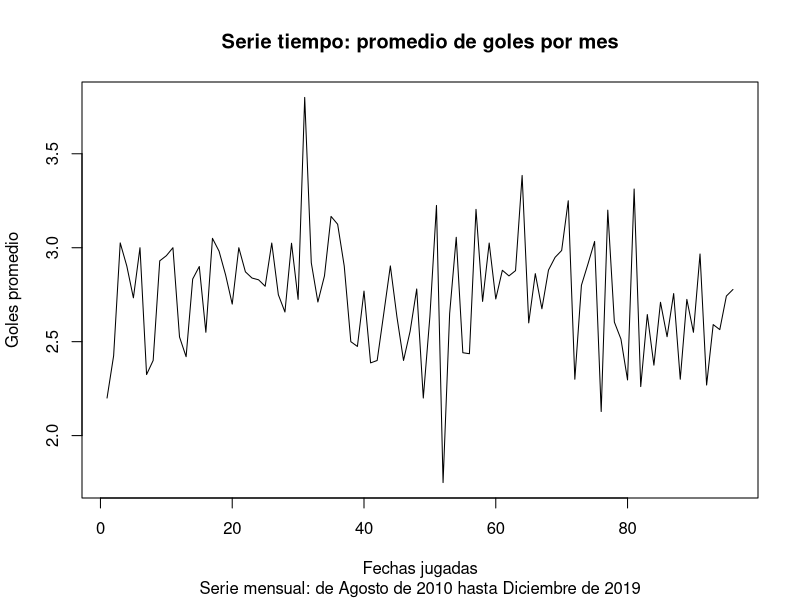

Write R code to recreate this figure.
################################################################################
#                                 POSTWORK 06                                  #
################################################################################

# Importa el conjunto de datos match.data.csv a R y realiza lo siguiente:

library(dplyr)

df <- read.csv("match.data.csv")
df$date <- as.Date(df$date, format="%Y-%m-%d")

df<-mutate(df,Year.month=format(date,'%Y/%m')) 

# Agrega una nueva columna sumagoles que contenga la suma de goles por partido.

df <- mutate(df, sumagoles=home.score+away.score)

# Obtén el promedio por mes de la suma de goles.

Promedio<- df %>% group_by(Year.month) %>% summarise(gols.month=mean(sumagoles))

# Crea la serie de tiempo del promedio por mes de la suma de goles hasta 
# diciembre de 2019.

PromedioHastaDic2019<-ts(subset(Promedio, Year.month<='2019/12', 
                             select='gols.month'))

# Grafica la serie de tiempo.
plot(PromedioHastaDic2019, xlab = "Fechas jugadas", 
     ylab = "Goles promedio", 
     main = "Serie tiempo: promedio de goles por mes",
     sub = "Serie mensual: de Agosto de 2010 hasta Diciembre de 2019")
